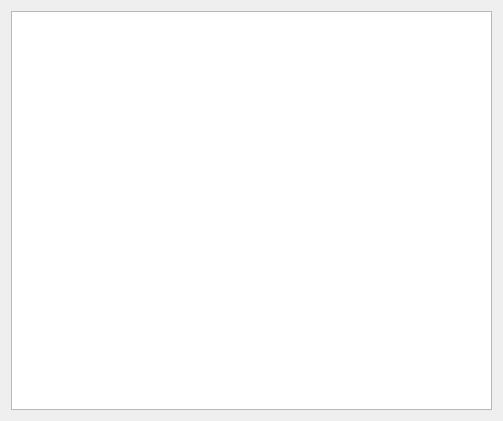
<?xml version="1.0" encoding="UTF-8"?>
<ui version="4.0">
 <class>EncounterWidget</class>
 <widget class="QWidget" name="EncounterWidget">
  <property name="geometry">
   <rect>
    <x>0</x>
    <y>0</y>
    <width>503</width>
    <height>421</height>
   </rect>
  </property>
  <property name="windowTitle">
   <string>Form</string>
  </property>
  <layout class="QGridLayout" name="gridLayout_2">
   <item row="0" column="0">
    <widget class="QPlainTextEdit" name="plainTextEdit"/>
   </item>
  </layout>
 </widget>
 <resources/>
 <connections/>
</ui>
